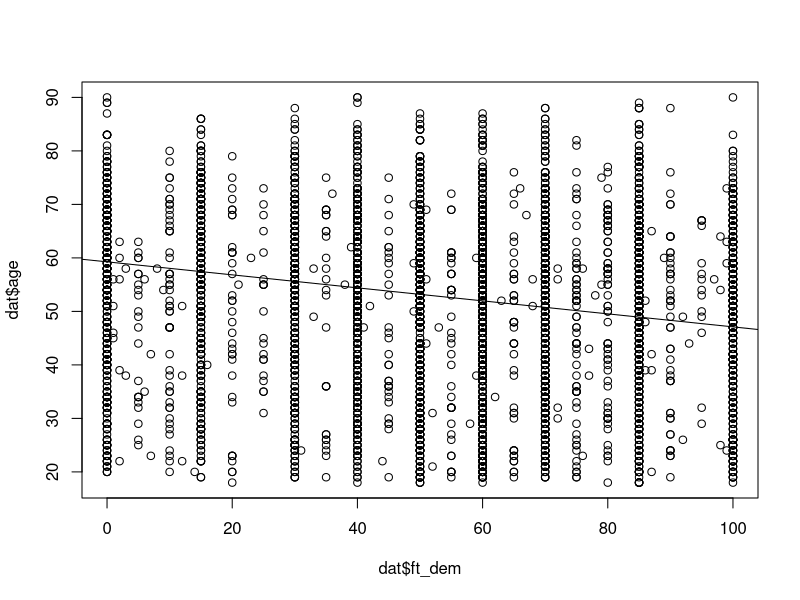

Reproduce this figure in R.
#
# Steven Webster
# POLS 208 Lab
# November 6, 2014
#

# What are we doing?
# Scatterplots
# Line of best fit
# Bivariate regression and interpretation
# Multiple regression and interpretation
# Coefficients
# Standard errors
# t-value
# p-value
# R^2 and F statistic


setwd("/Users/swwebst/Desktop/")

dat <- read.csv("usadat2.csv")
# pid: 1=dem, 2=rep, 3=independent
# vote: 1=obama, 2=romney
# relig: 1=important, 0=not important

###############
# SCATTERPLOT #
###############
# policy liberalism in 1984 ----> policy liberalism in 2010?
plot(dat$ft_dem, dat$age)

# uhh... who knows? maybe? what can we do? add a line of best fit!
abline(lm(dat$ft_dem ~ dat$age))

########################
# BIVARIATE REGRESSION #
########################
model1 <- lm(ft_dem ~ age, data = dat)
model1
coefficients(model1) # coefficients
summary(model1)

# r and r-squared
r <- cor(dat$ft_dem, dat$age, use = "complete.obs")
r2 <- r^2
    # notice anything?


# OK, cool. A regression. We have done SCIENCE! Awesome.
# Except not really. Bivariate regressions do not really
# tell us much about the phenomena we are interested in.
# Why is this?




# ANSWER: Ommitted variable bias!
# Potential solution? Multiple regression.

#######################
# MULTIPLE REGRESSION #
#######################
model2 <- lm(ft_dem ~ age + support.aca, data = dat)
model2
coefficients(model2)
summary(model2)

model3 <- lm(ft_dem ~ age + support.aca + democrat, data = dat)
model3
coefficients(model3)
summary(model3)

# Which model is "better"?
# Why do you say this? Can
# we judge between models?

